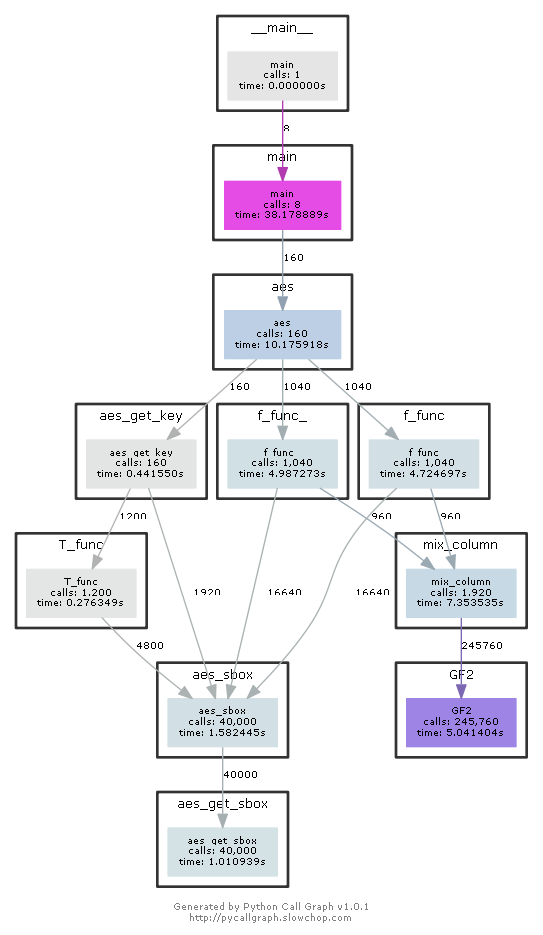

The Python source for this figure:
# -*- coding: utf-8 -*-
from pycallgraph import Config
from pycallgraph import GlobbingFilter
from pycallgraph import PyCallGraph
from pycallgraph.output import GraphvizOutput


# 有限域上的四则运算
def GF2(a, b, sign, ploy):
    ans = 0

    if sign == '+' or sign == '-':  # 加减
        ans = a ^ b
        return ans, 0

    elif sign == '*':  # 乘
        while b > 0:
            if b & 1 == 1:
                ans = ans ^ a
            a = a << 1
            if 1 & (a >> 8) == 1:
                a = a ^ ploy
            a = a & 0xff
            b = b >> 1
        return ans, 0

    else:  # 除
        if a == 0:
            return 0, 0
        elif b == 0:
            print("error!")
            return None, None

        rec = len(str(bin(a))[2:]) - len(str(bin(b))[2:])
        while rec >= 0:
            ans = ans ^ (1 << rec)
            a = a ^ (b << rec)
            if a == 0:
                rec = 0 - len(str(bin(b))[2:])
            else:
                rec = len(str(bin(a))[2:]) - len(str(bin(b))[2:])

        return ans, a


def aes_get_sbox():  # 返回sbox和sbox_
    sbox = [[99, 124, 119, 123, 242, 107, 111, 197, 48, 1, 103, 43, 254, 215, 171, 118],
            [202, 130, 201, 125, 250, 89, 71, 240, 173, 212, 162, 175, 156, 164, 114, 192],
            [183, 253, 147, 38, 54, 63, 247, 204, 52, 165, 229, 241, 113, 216, 49, 21],
            [4, 199, 35, 195, 24, 150, 5, 154, 7, 18, 128, 226, 235, 39, 178, 117],
            [9, 131, 44, 26, 27, 110, 90, 160, 82, 59, 214, 179, 41, 227, 47, 132],
            [83, 209, 0, 237, 32, 252, 177, 91, 106, 203, 190, 57, 74, 76, 88, 207],
            [208, 239, 170, 251, 67, 77, 51, 133, 69, 249, 2, 127, 80, 60, 159, 168],
            [81, 163, 64, 143, 146, 157, 56, 245, 188, 182, 218, 33, 16, 255, 243, 210],
            [205, 12, 19, 236, 95, 151, 68, 23, 196, 167, 126, 61, 100, 93, 25, 115],
            [96, 129, 79, 220, 34, 42, 144, 136, 70, 238, 184, 20, 222, 94, 11, 219],
            [224, 50, 58, 10, 73, 6, 36, 92, 194, 211, 172, 98, 145, 149, 228, 121],
            [231, 200, 55, 109, 141, 213, 78, 169, 108, 86, 244, 234, 101, 122, 174, 8],
            [186, 120, 37, 46, 28, 166, 180, 198, 232, 221, 116, 31, 75, 189, 139, 138],
            [112, 62, 181, 102, 72, 3, 246, 14, 97, 53, 87, 185, 134, 193, 29, 158],
            [225, 248, 152, 17, 105, 217, 142, 148, 155, 30, 135, 233, 206, 85, 40, 223],
            [140, 161, 137, 13, 191, 230, 66, 104, 65, 153, 45, 15, 176, 84, 187, 22]]

    sbox_ = [[82, 9, 106, 213, 48, 54, 165, 56, 191, 64, 163, 158, 129, 243, 215, 251],
             [124, 227, 57, 130, 155, 47, 255, 135, 52, 142, 67, 68, 196, 222, 233, 203],
             [84, 123, 148, 50, 166, 194, 35, 61, 238, 76, 149, 11, 66, 250, 195, 78],
             [8, 46, 161, 102, 40, 217, 36, 178, 118, 91, 162, 73, 109, 139, 209, 37],
             [114, 248, 246, 100, 134, 104, 152, 22, 212, 164, 92, 204, 93, 101, 182, 146],
             [108, 112, 72, 80, 253, 237, 185, 218, 94, 21, 70, 87, 167, 141, 157, 132],
             [144, 216, 171, 0, 140, 188, 211, 10, 247, 228, 88, 5, 184, 179, 69, 6],
             [208, 44, 30, 143, 202, 63, 15, 2, 193, 175, 189, 3, 1, 19, 138, 107],
             [58, 145, 17, 65, 79, 103, 220, 234, 151, 242, 207, 206, 240, 180, 230, 115],
             [150, 172, 116, 34, 231, 173, 53, 133, 226, 249, 55, 232, 28, 117, 223, 110],
             [71, 241, 26, 113, 29, 41, 197, 137, 111, 183, 98, 14, 170, 24, 190, 27],
             [252, 86, 62, 75, 198, 210, 121, 32, 154, 219, 192, 254, 120, 205, 90, 244],
             [31, 221, 168, 51, 136, 7, 199, 49, 177, 18, 16, 89, 39, 128, 236, 95],
             [96, 81, 127, 169, 25, 181, 74, 13, 45, 229, 122, 159, 147, 201, 156, 239],
             [160, 224, 59, 77, 174, 42, 245, 176, 200, 235, 187, 60, 131, 83, 153, 97],
             [23, 43, 4, 126, 186, 119, 214, 38, 225, 105, 20, 99, 85, 33, 12, 125]]
    return sbox, sbox_


def aes_sbox(num, mode):
    # 获得s盒与逆s盒 √
    sbox, sbox_ = aes_get_sbox()
    row = (num >> 4) & 0xf
    column = num & 0xf
    if mode == 1:
        return sbox[row][column]
    else:
        return sbox_[row][column]


def T_func(w, count):
    Rcon = [0x01000000, 0x02000000, 0x04000000, 0x08000000, 0x10000000,
            0x20000000, 0x40000000, 0x80000000, 0x1b000000, 0x36000000]
    # 字循环
    head = 0xff & (w >> 24)
    w = ((w << 8) ^ head) & 0xffffffff
    # 字代换
    w0 = aes_sbox((w >> 24) & 0xff, 1)
    w1 = aes_sbox((w >> 16) & 0xff, 1)
    w2 = aes_sbox((w >> 8) & 0xff, 1)
    w3 = aes_sbox((w >> 0) & 0xff, 1)
    # 轮常量异或
    w = (w0 << 24) ^ (w1 << 16) ^ (w2 << 8) ^ (w3) ^ Rcon[count]
    return w


def aes_get_key(k, mode):
    KEY = []
    w = []
    if mode == 192:
        for i in range(6):
            w.append((k >> ((5 - i) * 32)) & 0xffffffff)
        KEY.append(k >> 64)
        count = 0
        for i in range(6, 52):
            if (i % 6) == 0:
                w_new = w[i - 6] ^ T_func(w[i - 1], count)
                count += 1
            else:
                w_new = w[i - 6] ^ w[i - 1]
            w.append(w_new)
            if (i + 1) % 4 == 0:
                key = w[i] + (w[i - 1] << 32) + (w[i - 2] << 64) + (w[i - 3] << 96)
                KEY.append(key)
    else:
        for i in range(8):
            w.append((k >> ((7 - i) * 32)) & 0xffffffff)
        KEY.append((k >> 128))
        KEY.append(k & 0xffffffffffffffffffffffffffffffff)
        count = 0
        for i in range(8, 60):
            if (i % 8) == 0:
                w_new = w[i - 8] ^ T_func(w[i - 1], count)
                count += 1
            elif ((i - 4) % 8) == 0:
                w0 = aes_sbox((w[i - 1] >> 24) & 0xff, 1)
                w1 = aes_sbox((w[i - 1] >> 16) & 0xff, 1)
                w2 = aes_sbox((w[i - 1] >> 8) & 0xff, 1)
                w3 = aes_sbox((w[i - 1] >> 0) & 0xff, 1)
                tmp = (w0 << 24) ^ (w1 << 16) ^ (w2 << 8) ^ (w3)
                w_new = w[i - 8] ^ tmp
            else:
                w_new = w[i - 8] ^ w[i - 1]
            w.append(w_new)
            if (i + 1) % 4 == 0:
                key = w[i] + (w[i - 1] << 32) + (w[i - 2] << 64) + (w[i - 3] << 96)
                KEY.append(key)
    return KEY


def mix_column(S, op):
    ploy = 0x11b
    m = [
        [0x02, 0x03, 0x01, 0x01],
        [0x01, 0x02, 0x03, 0x01],
        [0x01, 0x01, 0x02, 0x03],
        [0x03, 0x01, 0x01, 0x02]
    ]
    m_ = [
        [0x0e, 0x0b, 0x0d, 0x09],
        [0x09, 0x0e, 0x0b, 0x0d],
        [0x0d, 0x09, 0x0e, 0x0b],
        [0x0b, 0x0d, 0x09, 0x0e]
    ]
    res = []
    if op == 1:
        for raw in range(4):
            line = []
            for column in range(4):
                ele = 0
                for k in range(4):
                    ele = GF2(ele, GF2(m[raw][k], S[k][column], '*', ploy)[0], '+', ploy)[0]
                line.append(ele)
            res.append(line[:])
    else:
        for raw in range(4):
            line = []
            for column in range(4):
                ele = 0
                for k in range(4):
                    ele = GF2(ele, GF2(m_[raw][k], S[k][column], '*', ploy)[0], '+', ploy)[0]
                line.append(ele)
            res.append(line[:])

    return res


def f_func(s, key, round, mode):
    S1 = []
    # 初始化：化为矩阵 √
    for i in range(4):
        line = []
        x = (s >> (32 * (3 - i))) & 0xffffffff
        for j in range(4):
            ele = (x >> (8 * (3 - j))) & 0xff
            line.append(ele)
        S1.append(line[:])

    # 字节代替 √
    S2 = []
    for line in S1:
        line_new = []
        for ele in line:
            ele_new = aes_sbox(ele, 1)
            line_new.append(ele_new)
        S2.append(line_new[:])
    # print("字节代替：")
    # for line in S2:
    #     for i in line:
    #         print(hex(i), end=' ')
    #     print()

    # 行移位 + 转置（为方便后续列混淆）
    S3 = []
    col = 0
    for i in range(4):
        line = []
        for j in range(4):
            ele = S2[(j + col) % 4][i]
            line.append(ele)
        S3.append(line[:])
        col += 1

    # print("行移位：")
    # for line in S3:
    #     for i in line:
    #         print(hex(i), end=' ')
    #     print()

    if mode == 192:
        count = 12
    else:
        count = 14

    # 列混淆
    if round < count:
        S4 = mix_column(S3, 1)
    else:
        S4 = S3
    # print("列混淆：")
    # for line in S4:
    #     for i in line:
    #         print(hex(i), end=' ')
    #     print()

    # 轮密钥加
    S5 = 0
    for i in range(4):
        for j in range(4):
            S5 = (S5 << 8) ^ S4[j][i]
    res = S5 ^ key
    # print("轮密钥加：")
    # print(hex(res))

    return res


def f_func_(s, key, round, mode):
    S1 = []
    # 初始化：化为矩阵 √
    for i in range(4):
        line = []
        x = (s >> (32 * (3 - i))) & 0xffffffff
        for j in range(4):
            ele = (x >> (8 * (3 - j))) & 0xff
            line.append(ele)
        S1.append(line[:])

    # 逆向行移位+转置
    S2 = []
    col = 0
    for i in range(4):
        line = []
        for j in range(4):
            ele = S1[(j - col) % 4][i]
            line.append(ele)
        S2.append(line[:])
        col += 1

    # 逆向字节代替
    S3 = []
    for line in S2:
        line_new = []
        for ele in line:
            ele_new = aes_sbox(ele, 0)
            line_new.append(ele_new)
        S3.append(line_new[:])

    # 轮密钥加
    S4 = 0
    for i in range(4):
        for j in range(4):
            S4 = (S4 << 8) ^ S3[j][i]
    S4 = S4 ^ key

    tmp = []
    for i in range(4):
        line = []
        x = (S4 >> (32 * (3 - i))) & 0xffffffff
        for j in range(4):
            ele = (x >> (8 * (3 - j))) & 0xff
            line.append(ele)
        tmp.append(line[:])
    S5 = []
    for i in range(4):
        line = []
        for j in range(4):
            line.append(tmp[j][i])
        S5.append(line[:])

    if mode == 192:
        count = 12
    else:
        count = 14

    # 逆向列混淆
    if round < count:
        S6 = mix_column(S5, 0)
    else:
        S6 = S5

    res = 0
    for i in range(4):
        for j in range(4):
            res = (res << 8) ^ S6[j][i]

    return res


def aes(s, k, op, mode):
    # 获得轮密钥
    key = aes_get_key(k, mode)

    if mode == 192:
        count = 12
    else:
        count = 14

    # 加密
    if op == 1:
        # 轮密钥加
        s = s ^ key[0]
        # print("轮密钥加：")
        # print(hex(s))
        for round in range(1, count + 1):
            s = f_func(s, key[round], round, mode)
        return s
    # 解密
    else:
        # 轮密钥加
        s = s ^ key[count]
        for round in range(1, count + 1):
            s = f_func_(s, key[count - round], round, mode)
        return s


def main():
    mode = int(input("").strip())
    T = int(input("").strip())
    s = int(input("").strip(), 16)
    k = int(input("").strip(), 16)
    op = int(input("").strip())

    ans = s
    for i in range(T):
        ans = aes(ans, k, op, mode)

    print("0x%032x" % ans)


if __name__ == "__main__":
    ############################################################################
    '''
        生成函数调用图
    '''
    config = Config()
    config.trace_filter = GlobbingFilter(
        include=[
            '*'
        ]
    )
    config.trace_filter = GlobbingFilter(
        exclude=['pycallgraph.*']
    )
    ############################################################################

    graphviz = GraphvizOutput()
    graphviz.output_file = 'AES_192_256.png'
    with PyCallGraph(output=graphviz, config=config):
        for i in range(8):
            main()
